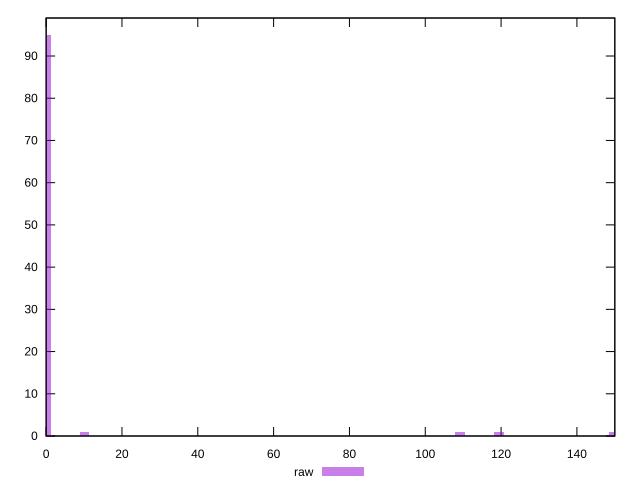

Write the gnuplot code that produced this figure.
reset

$raw <<EOF
109.21519923947874 1
0 95
149.85341290998247 1
119.37475265710466 1
10.15955341762593 1
EOF

set key outside below
set boxwidth 2.5398883544064823
set xrange [0:150]
set yrange [0:99]
set trange [0:99]
set style fill transparent solid 0.5 noborder
set terminal svg size 640, 490 enhanced background rgb 'white'
set output "reports/report_00027_2021-02-24T12-40-31.850Z/unused-css-rules/samples/card/raw/histogram.svg"

plot $raw title "raw" with boxes

reset
